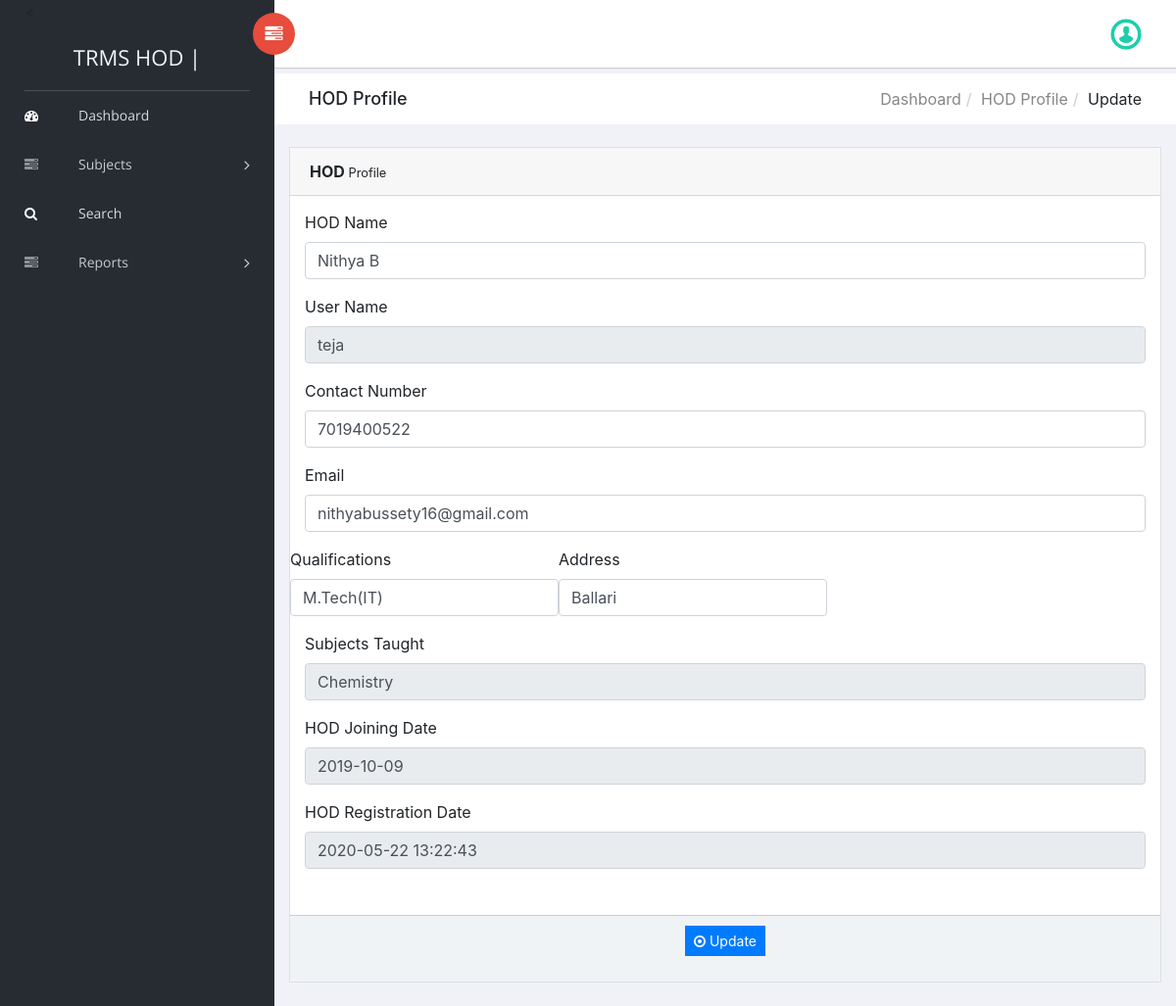
Screenshot of /trms/Hod/hodprofile.php (signed in) with the database file from the repository.
### tables this page shows
CREATE TABLE `tblhod` (
  `ID` int(11) AUTO_INCREMENT PRIMARY KEY ,
  `Name` varchar(64) DEFAULT NULL,
  `DeptId` int(11) DEFAULT NULL REFERENCES tbldepartment(ID),
  `UserName` varchar(64) DEFAULT NULL,
  `Password` varchar(64) DEFAULT NULL,
  `Picture` varchar(200) DEFAULT NULL,
  `Email` varchar(120) DEFAULT NULL,
  `MobileNumber` bigint(10) DEFAULT NULL,
  `Qualifications` varchar(120) DEFAULT NULL,
  `Address` varchar(200) DEFAULT NULL,
  `TeacherSub` varchar(120) DEFAULT NULL,
  `JoiningDate` varchar(120) DEFAULT NULL,
  `RegDate` timestamp NOT NULL DEFAULT current_timestamp() ON UPDATE current_timestamp()

);

### trms/Hod/hodprofile.php (the view, shortened to what this page needs)
<?php
include('includes/dbconnection.php');
if (strlen($_SESSION['trmsaid']==0)) {
  header('location:logout.php');
  } else{
  ?>
<!doctype html>
<html class="no-js" lang="en">
<head>
    <link rel="stylesheet" href="vendors/bootstrap/dist/css/bootstrap.min.css">
    <link rel="stylesheet" href="vendors/font-awesome/css/font-awesome.min.css">
    <link rel="stylesheet" href="vendors/themify-icons/css/themify-icons.css">
    <link rel="stylesheet" href="vendors/flag-icon-css/css/flag-icon.min.css">
    <link rel="stylesheet" href="vendors/selectFX/css/cs-skin-elastic.css">
    <link rel="stylesheet" href="assets/css/style.css">
</head>
<body>
    <?php include_once('includes/sidebar.php');?>
    <div id="right-panel" class="right-panel">
        <?php include_once('includes/header.php');?>
        <div class="breadcrumbs">
            <div class="col-sm-4">
                <div class="page-header float-left">
                    <div class="page-title">
                        <h1>HOD Profile</h1>
                    </div>
                </div>
            </div>
            <div class="col-sm-8">
                <div class="page-header float-right">
                    <div class="page-title">
                        <ol class="breadcrumb text-right">
                            <li><a href="dashboard1.php">Dashboard</a></li>
                            <li><a href="hodprofile.php">HOD Profile</a></li>
                            <li class="active">Update</li>
                        </ol>
                    </div>
                </div>
            </div>
        </div>
        <div class="content mt-3">
            <div class="animated fadeIn">
                <div class="row">
                    <div class="col-lg-6">
                    </div>
                    <div class="col-lg-12">
                        <div class="card">
                            <div class="card-header"><strong>HOD</strong><small> Profile</small></div>
                            <form name="profile" method="post" action="">
                            <div class="card-body card-block">
 <?php
$hodid=$_SESSION['trmsaid'];
$sql="SELECT Name,UserName,MobileNumber,Email,Qualifications,Address,TeacherSub,JoiningDate,RegDate from tblhod where ID=$hodid";
$query = $dbh -> prepare($sql);
$query->execute();
$results=$query->fetchAll(PDO::FETCH_OBJ);
$cnt=1;
if($query->rowCount() > 0)
{
foreach($results as $row)
{               ?>
                                <div class="form-group"><label for="company" class=" form-control-label">HOD Name</label><input type="text" name="hodname" value="<?php  echo $row->Name;?>" class="form-control" required='true'></div>
                                    <div class="form-group"><label for="vat" class=" form-control-label">User Name</label><input type="text" name="username" value="<?php  echo $row->UserName;?>" class="form-control" readonly=""></div>
                                        <div class="form-group"><label for="street" class=" form-control-label">Contact Number</label><input type="text" name="mobilenumber" value="<?php  echo $row->MobileNumber;?>"  class="form-control" maxlength='10' required='true'></div>
                                            <div class="row form-group">
                                                <div class="col-12">
                                                    <div class="form-group"><label for="city" class=" form-control-label">Email</label><input type="email" name="email" value="<?php  echo $row->Email;?>" class="form-control" required='true'></div>
                                                    </div>
                                                    <div class="form-group"><label for="company" class=" form-control-label">Qualifications</label><input type="text" name="qualifications" value="<?php  echo $row->Qualifications;?>" class="form-control" required='true'></div>
                                                    <div class="form-group"><label for="company" class=" form-control-label">Address</label><input type="text" name="address" value="<?php  echo $row->Address;?>" class="form-control" required='true'></div>
                                                     <div class="col-12">
                                                        <div class="form-group"><label for="postal-code" class=" form-control-label">Subjects Taught</label><input type="text" name="subjects" value="<?php  echo $row->TeacherSub;?>" readonly="" class="form-control"></div>
                                                        </div>
                                                        <div class="col-12">
                                                        <div class="form-group"><label for="postal-code" class=" form-control-label">HOD Joining Date</label><input type="text" name="" value="<?php  echo $row->JoiningDate;?>" readonly="" class="form-control"></div>
                                                        </div>
                                                        <div class="col-12">
                                                        <div class="form-group"><label for="postal-code" class=" form-control-label">HOD Registration Date</label><input type="text" name="" value="<?php  echo $row->RegDate;?>" readonly="" class="form-control"></div>
                                                        </div>
                                                    </div>
                                                    </div>
                                                     <?php $cnt=$cnt+1;}} ?>
                                                     <div class="card-footer">
                                                       <p style="text-align: center;"><button type="submit" class="btn btn-primary btn-sm" name="submit" id="submit">
                                                            <i class="fa fa-dot-circle-o"></i> Update
                                                        </button></p>
                                                    </div>
                                                </div>
                                            </div>
                                            </div>
                                        </div>
                                    </div>
                                </div>
</body>
</html>
<?php }  ?>

### rows the page displays
tblhod: hodname "Nithya B", username "teja", mobilenumber "7019400522", email "nithyabussety16@gmail.com", qualifications "M.Tech(IT)", address "Ballari", subjects "Chemistry", JoiningDate "2019-10-09", RegDate "2020-05-22 13:22:43"
